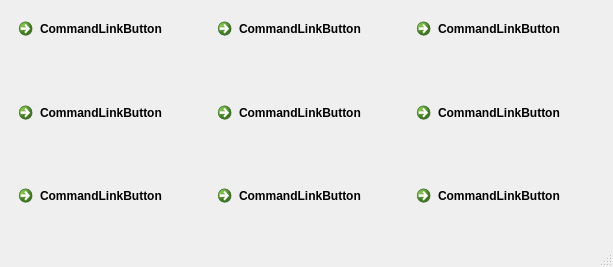
<?xml version="1.0" encoding="UTF-8"?>
<ui version="4.0">
 <class>BulkDialog</class>
 <widget class="QDialog" name="BulkDialog">
  <property name="geometry">
   <rect>
    <x>0</x>
    <y>0</y>
    <width>613</width>
    <height>267</height>
   </rect>
  </property>
  <property name="windowTitle">
   <string>Менеджер файлов</string>
  </property>
  <property name="sizeGripEnabled">
   <bool>true</bool>
  </property>
  <property name="modal">
   <bool>true</bool>
  </property>
  <layout class="QGridLayout" name="gridLayout">
   <item row="0" column="0">
    <widget class="QCommandLinkButton" name="commandLinkButton_1">
     <property name="text">
      <string>CommandLinkButton</string>
     </property>
     <property name="iconSize">
      <size>
       <width>40</width>
       <height>40</height>
      </size>
     </property>
    </widget>
   </item>
   <item row="0" column="1">
    <widget class="QCommandLinkButton" name="commandLinkButton_2">
     <property name="text">
      <string>CommandLinkButton</string>
     </property>
     <property name="iconSize">
      <size>
       <width>40</width>
       <height>40</height>
      </size>
     </property>
    </widget>
   </item>
   <item row="0" column="2">
    <widget class="QCommandLinkButton" name="commandLinkButton_3">
     <property name="text">
      <string>CommandLinkButton</string>
     </property>
     <property name="iconSize">
      <size>
       <width>40</width>
       <height>40</height>
      </size>
     </property>
    </widget>
   </item>
   <item row="1" column="0">
    <widget class="QCommandLinkButton" name="commandLinkButton_4">
     <property name="text">
      <string>CommandLinkButton</string>
     </property>
     <property name="iconSize">
      <size>
       <width>40</width>
       <height>40</height>
      </size>
     </property>
    </widget>
   </item>
   <item row="1" column="1">
    <widget class="QCommandLinkButton" name="commandLinkButton_5">
     <property name="text">
      <string>CommandLinkButton</string>
     </property>
     <property name="iconSize">
      <size>
       <width>40</width>
       <height>40</height>
      </size>
     </property>
    </widget>
   </item>
   <item row="1" column="2">
    <widget class="QCommandLinkButton" name="commandLinkButton_6">
     <property name="text">
      <string>CommandLinkButton</string>
     </property>
     <property name="iconSize">
      <size>
       <width>40</width>
       <height>40</height>
      </size>
     </property>
    </widget>
   </item>
   <item row="2" column="0">
    <widget class="QCommandLinkButton" name="commandLinkButton_7">
     <property name="text">
      <string>CommandLinkButton</string>
     </property>
     <property name="iconSize">
      <size>
       <width>40</width>
       <height>40</height>
      </size>
     </property>
    </widget>
   </item>
   <item row="2" column="1">
    <widget class="QCommandLinkButton" name="commandLinkButton_8">
     <property name="text">
      <string>CommandLinkButton</string>
     </property>
     <property name="iconSize">
      <size>
       <width>40</width>
       <height>40</height>
      </size>
     </property>
    </widget>
   </item>
   <item row="2" column="2">
    <widget class="QCommandLinkButton" name="commandLinkButton_9">
     <property name="text">
      <string>CommandLinkButton</string>
     </property>
     <property name="iconSize">
      <size>
       <width>40</width>
       <height>40</height>
      </size>
     </property>
    </widget>
   </item>
  </layout>
  <action name="action_rule_1">
   <property name="icon">
    <iconset resource="../src.qrc">
     <normaloff>:/bulc/icons/FM_TransBG/FM_1_TransBG_ic.png</normaloff>:/bulc/icons/FM_TransBG/FM_1_TransBG_ic.png</iconset>
   </property>
   <property name="text">
    <string>1. (A ∪ B) ∪ (A ⊂ B) ∪ (B ⊂ A)</string>
   </property>
   <property name="toolTip">
    <string>Все объекты из А и из В. Дубликаты - оба значения (дескриптора) </string>
   </property>
   <property name="shortcut">
    <string>Ctrl+1</string>
   </property>
  </action>
  <action name="action_rule_2">
   <property name="icon">
    <iconset resource="../src.qrc">
     <normaloff>:/bulc/icons/FM_TransBG/FM_2_TransBG_ic.png</normaloff>:/bulc/icons/FM_TransBG/FM_2_TransBG_ic.png</iconset>
   </property>
   <property name="text">
    <string>2. (A ∪ B)</string>
   </property>
   <property name="toolTip">
    <string>Все объекты из А и из В. Дубликаты - значения только из А</string>
   </property>
   <property name="shortcut">
    <string>Ctrl+2</string>
   </property>
  </action>
  <action name="action_rule_3">
   <property name="icon">
    <iconset resource="../src.qrc">
     <normaloff>:/bulc/icons/FM_TransBG/FM_2_TransBG_ic.png</normaloff>:/bulc/icons/FM_TransBG/FM_2_TransBG_ic.png</iconset>
   </property>
   <property name="text">
    <string>3. (A ∪ B) \ (A ∩ B)</string>
   </property>
   <property name="toolTip">
    <string>Все объекты из А и из В кроме дубликатов</string>
   </property>
   <property name="shortcut">
    <string>Ctrl+3</string>
   </property>
  </action>
  <action name="action_rule_4">
   <property name="icon">
    <iconset resource="../src.qrc">
     <normaloff>:/bulc/icons/FM_TransBG/FM_2_TransBG_ic.png</normaloff>:/bulc/icons/FM_TransBG/FM_2_TransBG_ic.png</iconset>
   </property>
   <property name="text">
    <string>4. (A ⊂ B)</string>
   </property>
   <property name="toolTip">
    <string>Только дубликаты из А и В, значения из обоих</string>
   </property>
   <property name="shortcut">
    <string>Ctrl+4</string>
   </property>
  </action>
  <action name="action_rule_5">
   <property name="icon">
    <iconset resource="../src.qrc">
     <normaloff>:/bulc/icons/FM_TransBG/FM_2_TransBG_ic.png</normaloff>:/bulc/icons/FM_TransBG/FM_2_TransBG_ic.png</iconset>
   </property>
   <property name="text">
    <string>5. (A ∩ B)</string>
   </property>
   <property name="toolTip">
    <string>Только дубликаты из А и В, значение только из А</string>
   </property>
   <property name="shortcut">
    <string>Ctrl+5</string>
   </property>
  </action>
  <action name="action_rule_6">
   <property name="icon">
    <iconset resource="../src.qrc">
     <normaloff>:/bulc/icons/FM_TransBG/FM_2_TransBG_ic.png</normaloff>:/bulc/icons/FM_TransBG/FM_2_TransBG_ic.png</iconset>
   </property>
   <property name="text">
    <string>6. A \ (A ⊂ B)</string>
   </property>
   <property name="toolTip">
    <string>Все объекты только из А кроме тех которые встречаются в В</string>
   </property>
   <property name="shortcut">
    <string>Ctrl+6</string>
   </property>
  </action>
  <action name="action_rule_7">
   <property name="icon">
    <iconset resource="../src.qrc">
     <normaloff>:/bulc/icons/FM_TransBG/FM_2_TransBG_ic.png</normaloff>:/bulc/icons/FM_TransBG/FM_2_TransBG_ic.png</iconset>
   </property>
   <property name="text">
    <string>7. A ∪ (B ⊂ A)</string>
   </property>
   <property name="toolTip">
    <string>Все объекты из А, дубликаты значение только из В</string>
   </property>
   <property name="shortcut">
    <string>Ctrl+7</string>
   </property>
  </action>
  <action name="action_rule_8">
   <property name="icon">
    <iconset resource="../src.qrc">
     <normaloff>:/bulc/icons/FM_TransBG/FM_2_TransBG_ic.png</normaloff>:/bulc/icons/FM_TransBG/FM_2_TransBG_ic.png</iconset>
   </property>
   <property name="text">
    <string>8. A</string>
   </property>
   <property name="toolTip">
    <string>Все объекты из А, если дубликаты отсутсвуют</string>
   </property>
   <property name="shortcut">
    <string>Ctrl+8</string>
   </property>
  </action>
  <action name="action_rule_9">
   <property name="icon">
    <iconset resource="../src.qrc">
     <normaloff>:/bulc/icons/FM_TransBG/FM_2_TransBG_ic.png</normaloff>:/bulc/icons/FM_TransBG/FM_2_TransBG_ic.png</iconset>
   </property>
   <property name="text">
    <string>9. A + B</string>
   </property>
   <property name="toolTip">
    <string>Все объекты из А и Все объекты из В, если дубликаты отсуствуют</string>
   </property>
   <property name="shortcut">
    <string>Ctrl+9</string>
   </property>
  </action>
 </widget>
 <resources>
  <include location="../src.qrc"/>
 </resources>
 <connections>
  <connection>
   <sender>commandLinkButton_1</sender>
   <signal>clicked()</signal>
   <receiver>action_rule_1</receiver>
   <slot>trigger()</slot>
   <hints>
    <hint type="sourcelabel">
     <x>105</x>
     <y>48</y>
    </hint>
    <hint type="destinationlabel">
     <x>-1</x>
     <y>-1</y>
    </hint>
   </hints>
  </connection>
  <connection>
   <sender>commandLinkButton_2</sender>
   <signal>clicked()</signal>
   <receiver>action_rule_2</receiver>
   <slot>trigger()</slot>
   <hints>
    <hint type="sourcelabel">
     <x>306</x>
     <y>48</y>
    </hint>
    <hint type="destinationlabel">
     <x>-1</x>
     <y>-1</y>
    </hint>
   </hints>
  </connection>
  <connection>
   <sender>commandLinkButton_3</sender>
   <signal>clicked()</signal>
   <receiver>action_rule_3</receiver>
   <slot>trigger()</slot>
   <hints>
    <hint type="sourcelabel">
     <x>506</x>
     <y>48</y>
    </hint>
    <hint type="destinationlabel">
     <x>-1</x>
     <y>-1</y>
    </hint>
   </hints>
  </connection>
  <connection>
   <sender>commandLinkButton_4</sender>
   <signal>clicked()</signal>
   <receiver>action_rule_4</receiver>
   <slot>trigger()</slot>
   <hints>
    <hint type="sourcelabel">
     <x>105</x>
     <y>133</y>
    </hint>
    <hint type="destinationlabel">
     <x>-1</x>
     <y>-1</y>
    </hint>
   </hints>
  </connection>
  <connection>
   <sender>commandLinkButton_5</sender>
   <signal>clicked()</signal>
   <receiver>action_rule_5</receiver>
   <slot>trigger()</slot>
   <hints>
    <hint type="sourcelabel">
     <x>306</x>
     <y>133</y>
    </hint>
    <hint type="destinationlabel">
     <x>-1</x>
     <y>-1</y>
    </hint>
   </hints>
  </connection>
  <connection>
   <sender>commandLinkButton_6</sender>
   <signal>clicked()</signal>
   <receiver>action_rule_6</receiver>
   <slot>trigger()</slot>
   <hints>
    <hint type="sourcelabel">
     <x>506</x>
     <y>133</y>
    </hint>
    <hint type="destinationlabel">
     <x>-1</x>
     <y>-1</y>
    </hint>
   </hints>
  </connection>
  <connection>
   <sender>commandLinkButton_7</sender>
   <signal>clicked()</signal>
   <receiver>action_rule_7</receiver>
   <slot>trigger()</slot>
   <hints>
    <hint type="sourcelabel">
     <x>105</x>
     <y>218</y>
    </hint>
    <hint type="destinationlabel">
     <x>-1</x>
     <y>-1</y>
    </hint>
   </hints>
  </connection>
  <connection>
   <sender>commandLinkButton_8</sender>
   <signal>clicked()</signal>
   <receiver>action_rule_8</receiver>
   <slot>trigger()</slot>
   <hints>
    <hint type="sourcelabel">
     <x>306</x>
     <y>218</y>
    </hint>
    <hint type="destinationlabel">
     <x>-1</x>
     <y>-1</y>
    </hint>
   </hints>
  </connection>
  <connection>
   <sender>commandLinkButton_9</sender>
   <signal>clicked()</signal>
   <receiver>action_rule_9</receiver>
   <slot>trigger()</slot>
   <hints>
    <hint type="sourcelabel">
     <x>506</x>
     <y>218</y>
    </hint>
    <hint type="destinationlabel">
     <x>-1</x>
     <y>-1</y>
    </hint>
   </hints>
  </connection>
 </connections>
</ui>
